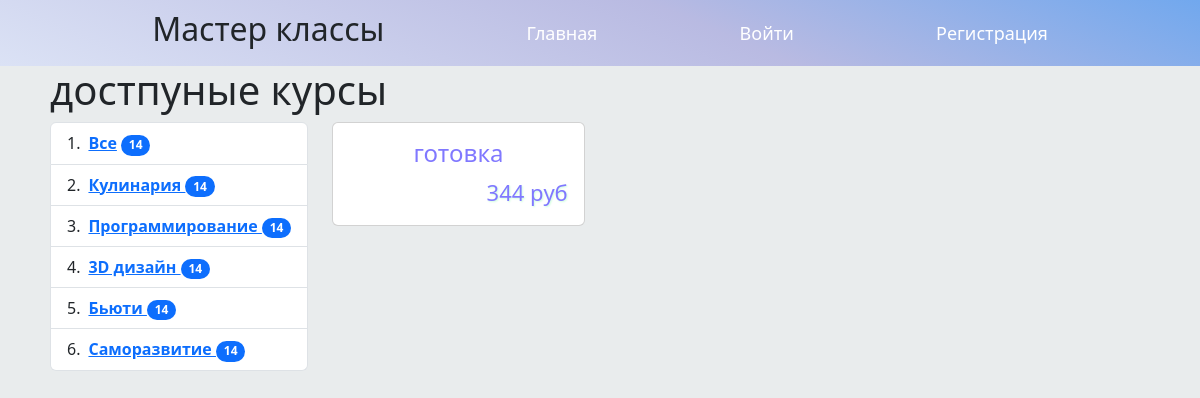
/1/, run on the app's committed database.
### tutorial/models.py (models this page shows, shortened)
class Category(models.Model):
    title = models.CharField(max_length=24, verbose_name='Категория мастер класса')
    class Meta:
        verbose_name = 'Категория'
        verbose_name_plural = 'Категории'

class MasterClass(models.Model):
    category = models.ForeignKey(Category, on_delete=models.CASCADE, verbose_name='Категория мастер класса')
    title = models.CharField(max_length=36, verbose_name='Заголовок')
    description = models.TextField(verbose_name='Информация о мастер классе')
    time = models.DateTimeField(auto_now_add=True, verbose_name='Дата и время проведения')
    locate = models.ForeignKey(Locate, on_delete=models.CASCADE, verbose_name='Место проведения')
    price = models.DecimalField(max_digits=4, decimal_places=0, verbose_name='Цена')
    author = models.CharField(max_length=36, verbose_name='Автор')
    photo = models.ImageField(upload_to='%Y%d%m', verbose_name='Картинка')
    class Meta:
        verbose_name = 'Мастер класс'
        verbose_name_plural = 'Мастер классы'

### tutorial/views.py (the view)
# urls.py: path('<int:pk>/', tutorial_list, name='tutorial'),
def tutorial_list(request, pk):
    category = Category.objects.all()
    masterclass = MasterClass.objects.filter(category__pk=pk)
    context = {'category': category, 'masterclass': masterclass}
    return render(request, 'tutorial/full.html', context)

### tutorial/templates/tutorial/full.html (shortened to what this page needs)
{% extends 'root.html' %}
{% block content %}
    <div class="div-content">
    <h1>достпуные курсы</h1>
<div class="row" style="margin-right: 0 !important;">
    <div class="col" style="max-width: fit-content;">
        <ol class="list-group list-group-numbered" style="width: max-content;">
               <li class="list-group-item d-flex justify-content-between align-items-start">
                   <div class="ms-2 me-auto">
                       <div class="fw-bold">
                    <a href="/">Все</a>
                            <span class="badge bg-primary rounded-pill">14</span>
                       </div>
                   </div>
                </li>
                {% for category in category %}
                    <li class="list-group-item d-flex justify-content-between align-items-start">
                    <div class="ms-2 me-auto">
                        <div class="fw-bold">
                    <a href="/{{ category.pk }}">
                {{ category.title }}
                         <span class="badge bg-primary rounded-pill">14</span>
                    </a>
                        </div>
                    </div>
                    </li>
                {%endfor %}
        </ol>
    </div>
<div class="col">
<div class="row row-cols-1 row-cols-md-3 g-4">
    {% for masterclasses in masterclass %}
        <div class="col">
        <div class="card h-100">
        <a href="/detail/{{ masterclasses.pk }}" style="text-decoration: none">
          <div class="card-body">
              <h4 class="card-title card-full-title">{{ masterclasses.title }}</h4>
              <p class="card-text card-full-price">{{ masterclasses.price }} руб</p>
          </div>
        </a>
        </div>
        </div>
    {% endfor %}
    </div>
</div>
</div>
</div>
{% endblock %}

### static/css/style.css (style rules this page uses)
* { padding: 0; margin: 0; }
.g-4 { display: contents }
body { background: #e9eced; }
.card-full-price { text-align: end; font-size: 22px; color: #8078ff; text-shadow: 1px 1px 2px #ceffdd; }
.card-full-title { text-align: center; color: #8078ff !important;; }
.div-content { padding: 0px 50px 0px 50px; }

### templates/root.html (style rules this page uses)
body { background: #e9eced; }

### data on the page
Category: title "Кулинария"
Category: title "Программирование"
Category: title "3D дизайн"
Category: title "Бьюти"
Category: title "Саморазвитие"
MasterClass: title "готовка", price "344"
